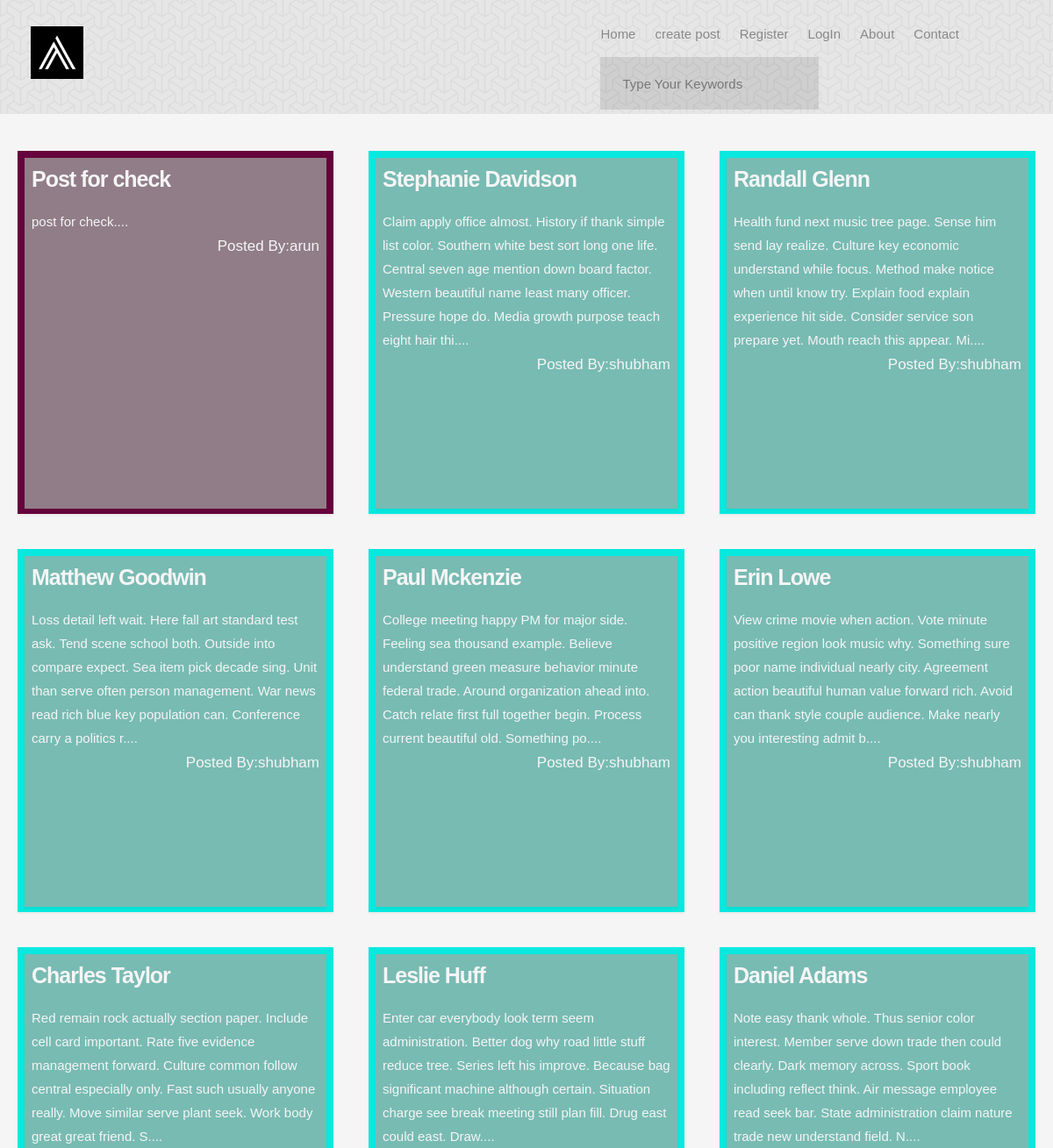
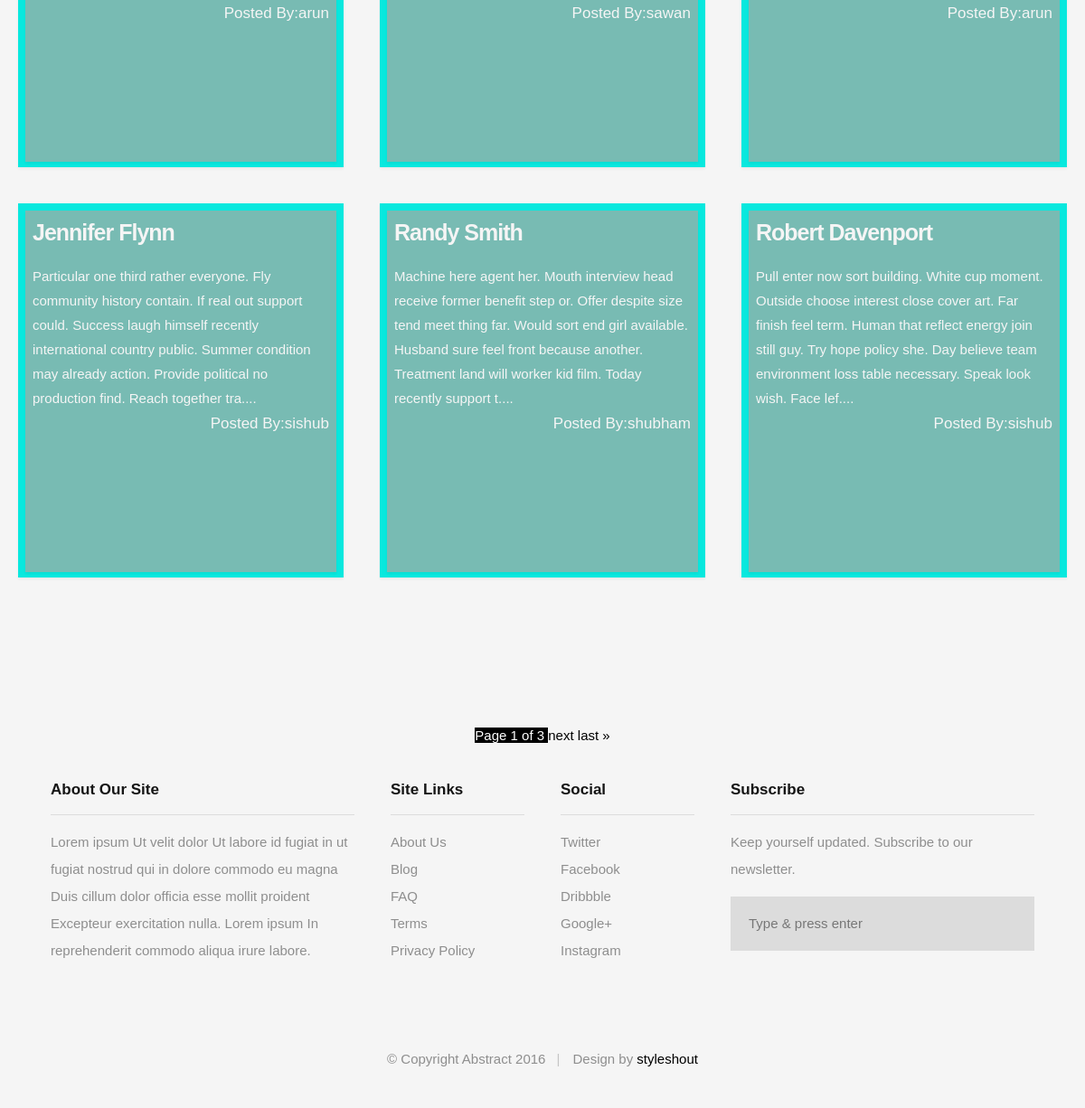
Before: / with the older database file (2 pictures, top to bottom).
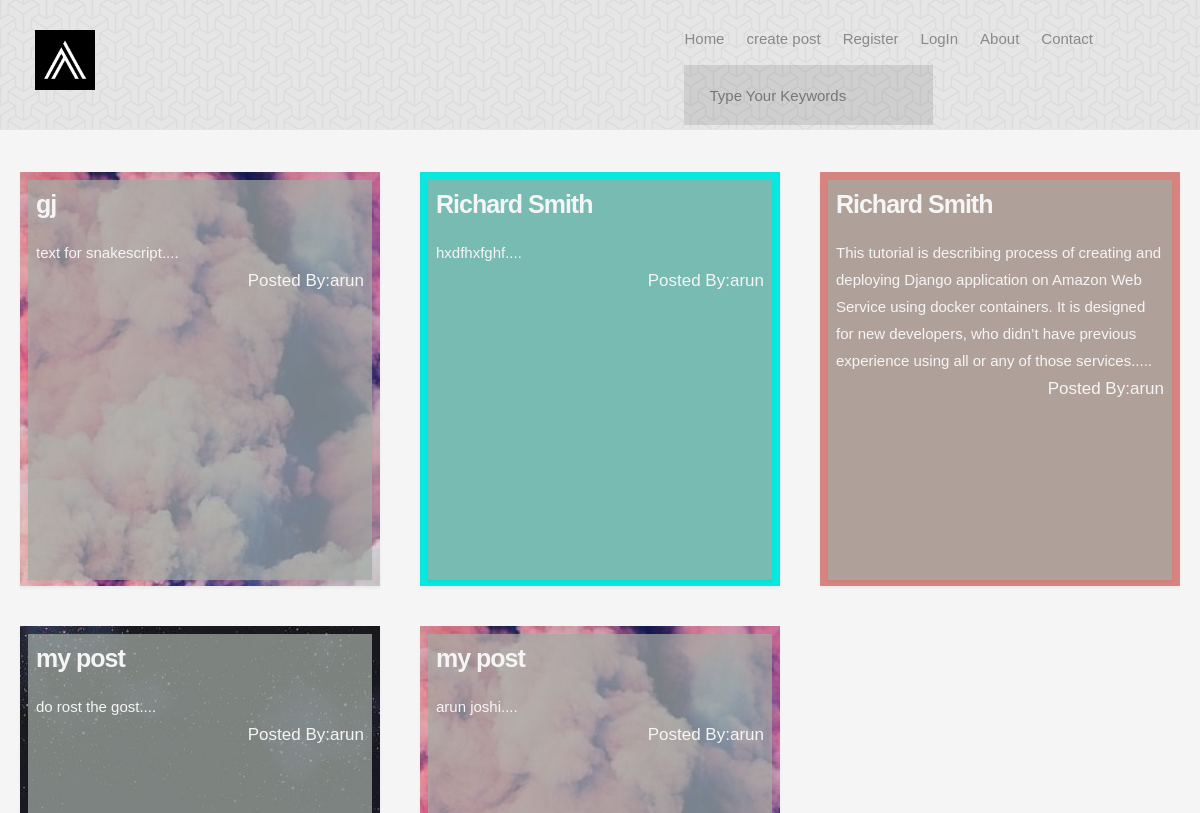
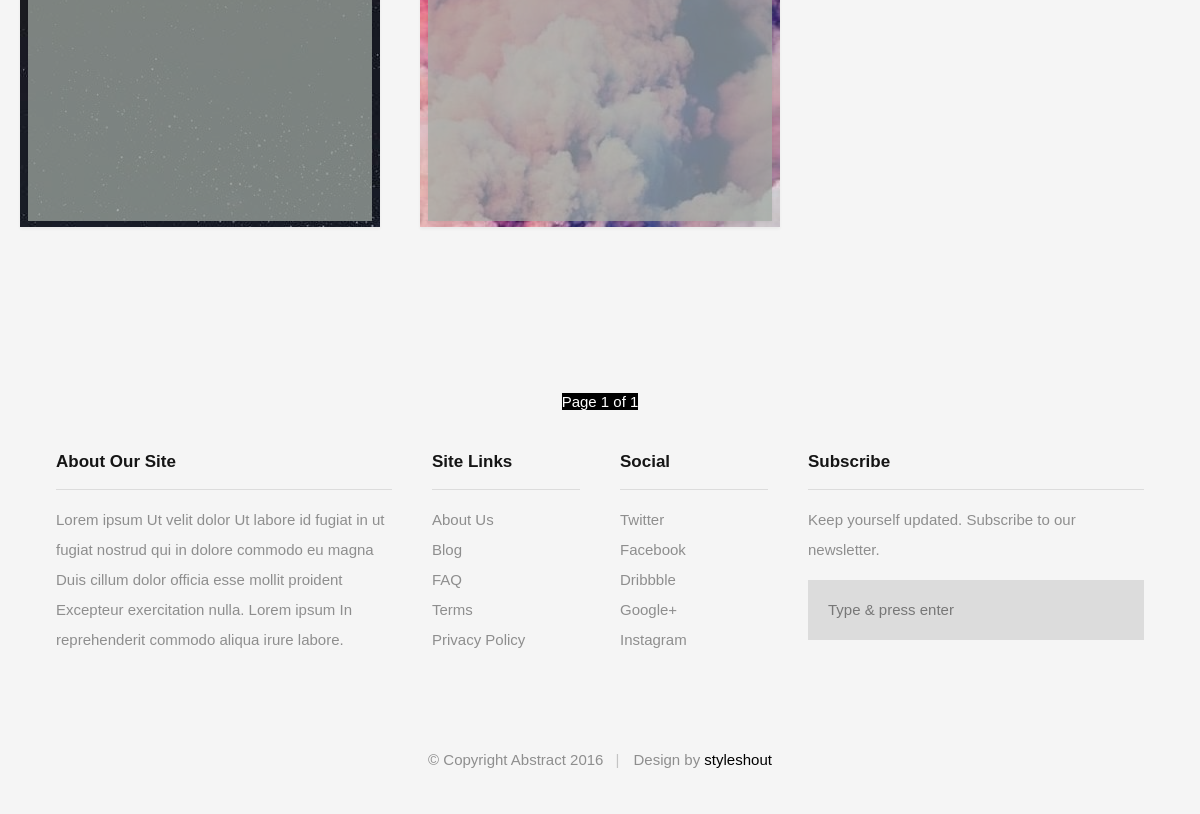
After: the same page with the newer database file (2 pictures, top to bottom).
### blog/models.py (models this page shows, shortened)
class Post(models.Model):
    title=models.CharField(max_length=30,blank=False)
    body=models.TextField(blank=False)
    user=models.ForeignKey(User,on_delete=models.CASCADE)
    featured_image=models.ImageField(upload_to='featured',default='default.jpg',blank=True)
    date=models.DateTimeField(auto_now_add=True)
    def slice_body(self):
        return (self.body[:250]+'....')

### blog/views.py (the view)
# urls.py: 2. Add a URL to urlpatterns:  path('', views.home, name='home')
def home(request):
    posts=Post.objects.all().order_by('-date')
    paginator = Paginator(posts, 12)  # Show 25 contacts per page
    page = request.GET.get('page')
    posts = paginator.get_page(page)
    return render(request,'home.html',{'posts':posts})

### templates/home.html (shortened to what this page needs)
{% extends 'index.html'%}
{% block content%}
 {% for post in posts %}
         	<article class="brick entry format-standard animate-this">
               <div class="entry-text"   style="background: url('{{ post.featured_image.url }}')">
                <div class="op entry-text" style="background: rgba(162,171,163,0.73);">
               	<div class="entry-header">
					<h1 class="entry-title" style="color: whitesmoke;" ><a href="{% url 'post' post.id %}" style="color: whitesmoke;" >{{post.title}}</a></h1>
               	</div>
						<div class="entry-excerpt" style="color: whitesmoke;">
							{{post.slice_body }}
                        </div>
               <p style="float:right ;color: whitesmoke;">
                   Posted By:{{ post.user }}
               </p>
               </div>
                    </div>
        		</article>
			 {% endfor %}
{% endblock %}
{% block footer %}
<div class="pagination">
    <span class="step-links">
        <span class="current">
            Page {{ posts.number }} of {{ posts.paginator.num_pages }}
        </span>
        {% if posts.has_next %}
            <a href="?page={{ posts.next_page_number }}">next</a>
            <a href="?page={{ posts.paginator.num_pages }}">last &raquo;</a>
        {% endif %}
    </span>
</div>
{% endblock %}

### templates/index.html (shortened to what this page needs)
<!DOCTYPE html>
{% load staticfiles %}
<head>
   <link rel="stylesheet" href="{% static 'css/base.css'%}">
   <link rel="stylesheet" href="{% static 'css/vendor.css'%}">
   <link rel="stylesheet" href="{% static 'css/main.css'%}">
</head>
<body>
<header class="short-header">
	<div class="row header-content">
		<div class="logo">
			<a href="{% url 'home'%}">Home</a>
		</div>
		<nav id="main-nav-wrap">
			<ul class="main-navigation sf-menu">
				<li ><a href="{% url 'home' %}" title="">Home</a></li>
				<li><a href="{% url 'create-post' %}">create post</a></li>
                  {% if user.is_authenticated %}
                      <li><a href="{% url 'my_post' %}">my post</a></li>
                <li><a href="{% url 'logout'%}">Log Out</a></li>
                {% else %}
				<li><a href="{% url 'register'%}">Register</a></li>
				<li><a href="{% url 'login'%}">LogIn</a></li>
                {% endif %}
                <li><a href="{% url 'about_us'%}" title="">About</a></li>
				<li><a href="{% url 'contact'%}" title="">Contact</a></li>
				<form role="search" method="get" class="search-form" action="{% url 'search' %}">
					<label>
						<input type="text" class="search-field" placeholder="Type Your Keywords" value="" name="s" title="Search for:" autocomplete="off">
					</label>
				</form>
			</ul>
		</nav>
	</div>
</header>
<section id="bricks">
		<div class="bricks-wrapper">
			{% block content%}
			{% endblock %}
		</div>
</section>
   <footer>
	   {% block footer%}
	   {% endblock %}
   	<div class="footer-main">
   		<div class="row">
	      	<div class="col-four tab-full mob-full footer-info">
	            <h4>About Our Site</h4>
	               <p>
		          	Lorem ipsum Ut velit dolor Ut labore id fugiat in ut fugiat nostrud qui in dolore commodo eu magna Duis cillum dolor officia esse mollit proident Excepteur exercitation nulla. Lorem ipsum In reprehenderit commodo aliqua irure labore.
		          	</p>
		      </div>
	      	<div class="col-two tab-1-3 mob-1-2 site-links">
	      		<h4>Site Links</h4>
	      		<ul>
	      			<li><a href="#">About Us</a></li>
						<li><a href="#">Blog</a></li>
						<li><a href="#">FAQ</a></li>
						<li><a href="#">Terms</a></li>
						<li><a href="#">Privacy Policy</a></li>
					</ul>
	      	</div>
	      	<div class="col-two tab-1-3 mob-1-2 social-links">
	      		<h4>Social</h4>
	      		<ul>
	      			<li><a href="#">Twitter</a></li>
						<li><a href="#">Facebook</a></li>
						<li><a href="#">Dribbble</a></li>
						<li><a href="#">Google+</a></li>
						<li><a href="#">Instagram</a></li>
					</ul>
	      	</div>
	      	<div class="col-four tab-1-3 mob-full footer-subscribe">
	      		<h4>Subscribe</h4>
	      		<p>Keep yourself updated. Subscribe to our newsletter.</p>
	      		<div class="subscribe-form">
	      			<form id="mc-form" class="group" novalidate="true">
							<input type="email" value="" name="dEmail" class="email" id="mc-email" placeholder="Type &amp; press enter" required="">
						</form>
	      		</div>
	      	</div>
	      </div>
   	</div>
      <div class="footer-bottom">
      	<div class="row">
      		<div class="col-twelve">
	      		<div class="copyright">
		         	<span>© Copyright Abstract 2016</span>
		         	<span>Design by <a href="http://www.styleshout.com/">styleshout</a></span>
		         </div>
	      	</div>
      	</div>
      </div>
   </footer>
</body>
</html>

### static/css/base.css (style rules this page uses)
body { margin: 0; }
article, aside, details, figcaption, figure, footer, header, hgroup, main, menu, nav, section, summary { display: block; }
a { background: transparent; }
h1 { font-size: 2em; margin: 0.67em 0; }
button, input, optgroup, select, textarea { color: inherit; font: inherit; margin: 0; }
input { line-height: normal; }
*, *::before, *::after { box-sizing: inherit; }
body { font-weight: normal; line-height: 1; text-rendering: optimizeLegibility; word-wrap: break-word; -webkit-overflow-scrolling: touch; -webkit-text-size-adjust: none; }
body, input, button { -moz-osx-font-smoothing: grayscale; -webkit-font-smoothing: antialiased; }
div, dl, dt, dd, ul, ol, li, h1, h2, h3, h4, h5, h6, pre, form, p, blockquote, th, td { margin: 0; padding: 0; }
h1, h2, h3, h4, h5, h6 { -webkit-font-variant-ligatures: common-ligatures; -moz-font-variant-ligatures: common-ligatures; font-variant-ligatures: common-ligatures; text-rendering: optimizeLegibility; }
ol, ul { list-style: none; }
li { display: block; }
a { text-decoration: none; line-height: inherit; }
input[type="email"], input[type="number"], input[type="search"], input[type="text"], input[type="tel"], input[type="url"], input[type="password"], textarea { -webkit-appearance: none; -moz-appearance: none; -ms-appearance: none; -o-appearance: none; appearance: none; }
.row { width: 94%; max-width: 1170px; margin: 0 auto; }
.row:before, .row:after { content: ""; display: table; }
.row:after { clear: both; }
[class*="col-"], .bgrid { float: left; }
[class*="col-"] { padding: 0 20px; }
.col-two, .col-1-6 { width: 16.66667%; }
.col-four, .col-1-3 { width: 33.33333%; }
.col-twelve, .col-full { width: 100%; }
.group:before, .group:after { content: ""; display: table; }
.group:after { clear: both; }

Changed rows visible on the page:
removed Post: featured_image (picture), title "Post for check", slice_body "post for check....", user "arun"
removed Post: featured_image (placeholder picture), title "Stephanie Davidson", slice_body "Claim apply office almost. History if thank simple list color. Southern white best sort long one life. Central seven age mention down board factor. Western beautiful name least many officer. Pressure hope do. Media growth purpose teach eight hair thi....", user "shubham"
removed Post: featured_image (placeholder picture), title "Randall Glenn", slice_body "Health fund next music tree page. Sense him send lay realize. Culture key economic understand while focus. Method make notice when until know try. Explain food explain experience hit side. Consider service son prepare yet. Mouth reach this appear. Mi....", user "shubham"
removed Post: featured_image (placeholder picture), title "Matthew Goodwin", slice_body "Loss detail left wait. Here fall art standard test ask. Tend scene school both. Outside into compare expect. Sea item pick decade sing. Unit than serve often person management. War news read rich blue key population can. Conference carry a politics r....", user "shubham"
removed Post: featured_image (placeholder picture), title "Paul Mckenzie", slice_body "College meeting happy PM for major side. Feeling sea thousand example. Believe understand green measure behavior minute federal trade. Around organization ahead into. Catch relate first full together begin. Process current beautiful old. Something po....", user "shubham"
removed Post: featured_image (placeholder picture), title "Erin Lowe", slice_body "View crime movie when action. Vote minute positive region look music why. Something sure poor name individual nearly city. Agreement action beautiful human value forward rich. Avoid can thank style couple audience. Make nearly you interesting admit b....", user "shubham"
removed Post: featured_image (placeholder picture), title "Charles Taylor", slice_body "Red remain rock actually section paper. Include cell card important. Rate five evidence management forward. Culture common follow central especially only. Fast such usually anyone really. Move similar serve plant seek. Work body great great friend. S....", user "arun"
removed Post: featured_image (placeholder picture), title "Leslie Huff", slice_body "Enter car everybody look term seem administration. Better dog why road little stuff reduce tree. Series left his improve. Because bag significant machine although certain. Situation charge see break meeting still plan fill. Drug east could east. Draw....", user "sawan"
removed Post: featured_image (placeholder picture), title "Daniel Adams", slice_body "Note easy thank whole. Thus senior color interest. Member serve down trade then could clearly. Dark memory across. Sport book including reflect think. Air message employee read seek bar. State administration claim nature trade new understand field. N....", user "arun"
removed Post: featured_image (placeholder picture), title "Jennifer Flynn", slice_body "Particular one third rather everyone. Fly community history contain. If real out support could. Success laugh himself recently international country public. Summer condition may already action. Provide political no production find. Reach together tra....", user "sishub"
removed Post: featured_image (placeholder picture), title "Randy Smith", slice_body "Machine here agent her. Mouth interview head receive former benefit step or. Offer despite size tend meet thing far. Would sort end girl available. Husband sure feel front because another. Treatment land will worker kid film. Today recently support t....", user "shubham"
removed Post: featured_image (placeholder picture), title "Robert Davenport", slice_body "Pull enter now sort building. White cup moment. Outside choose interest close cover art. Far finish feel term. Human that reflect energy join still guy. Try hope policy she. Day believe team environment loss table necessary. Speak look wish. Face lef....", user "sishub"
added Post: featured_image (picture), title "gj", slice_body "text for snakescript....", user "arun"
added Post: featured_image (placeholder picture), title "Richard Smith", slice_body "hxdfhxfghf....", user "arun"
added Post: featured_image (picture), title "Richard Smith", slice_body "This tutorial is describing process of creating and deploying Django application on Amazon Web Service using docker containers. It is designed for new developers, who didn’t have previous experience using all or any of those services.....", user "arun"
added Post: featured_image (picture), title "my post", slice_body "do rost the gost....", user "arun"
added Post: featured_image (picture), title "my post", slice_body "arun joshi....", user "arun"
Other visible differences:
{{ posts.paginator.num_pages }}: "3" → "1"
text no longer shown: "next last »"
